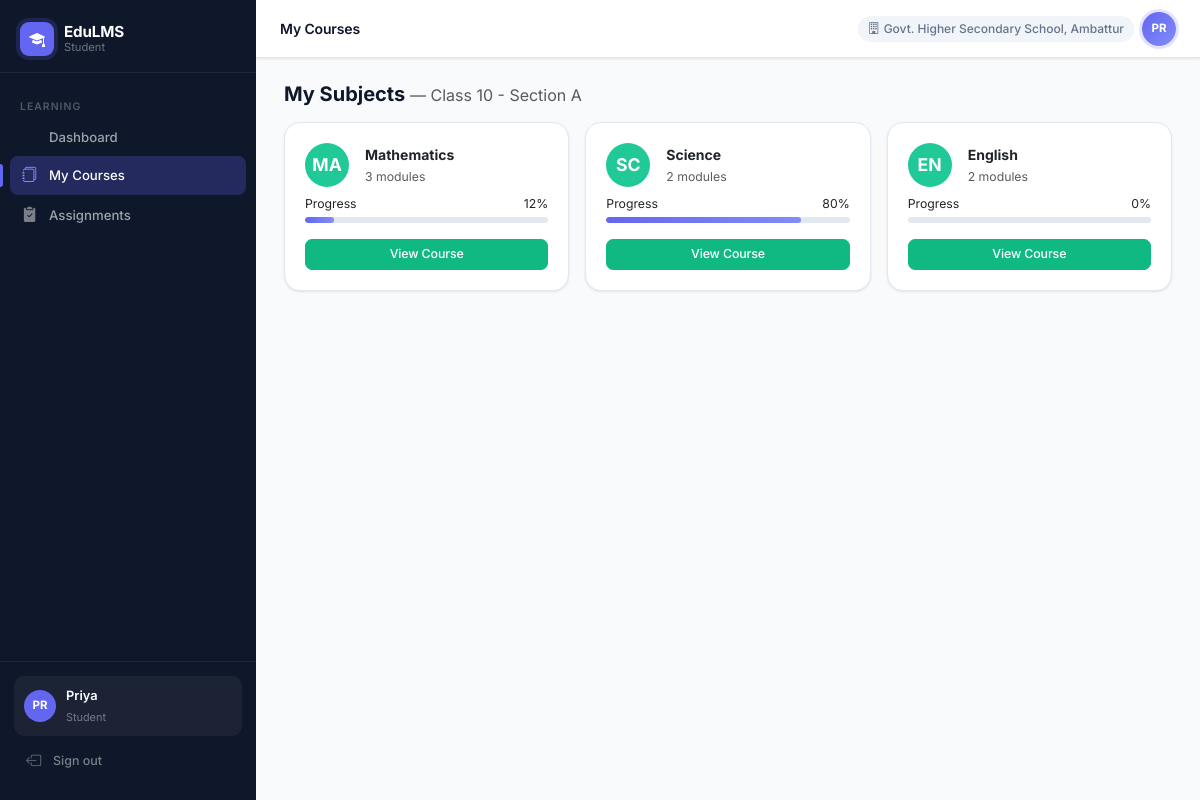
Page /student/courses (signed in) on the committed database.
### app/models/user.py (models this page shows, shortened)
class User(UserMixin, db.Model):
    __tablename__ = 'users'
    id = db.Column(db.Integer, primary_key=True)
    username = db.Column(db.String(80), unique=True, nullable=False)
    password_hash = db.Column(db.String(256), nullable=False)
    full_name = db.Column(db.String(120), nullable=False)
    email = db.Column(db.String(120))
    phone = db.Column(db.String(20))
    role = db.Column(db.String(30), nullable=False)  # super_admin, district_admin, block_admin, school_admin, teacher, student, parent
    district_id = db.Column(db.Integer, db.ForeignKey('districts.id'), nullable=True)
    block_id = db.Column(db.Integer, db.ForeignKey('blocks.id'), nullable=True)
    school_id = db.Column(db.Integer, db.ForeignKey('schools.id'), nullable=True)
    is_active = db.Column(db.Boolean, default=True)
    created_at = db.Column(db.DateTime, default=datetime.utcnow)
    district = db.relationship('District', foreign_keys=[district_id])
    block = db.relationship('Block', foreign_keys=[block_id])
    school = db.relationship('School', foreign_keys=[school_id])

### app/models/hierarchy.py (models this page shows)
class School(db.Model):
    __tablename__ = 'schools'
    id = db.Column(db.Integer, primary_key=True)
    name = db.Column(db.String(120), nullable=False)
    block_id = db.Column(db.Integer, db.ForeignKey('blocks.id'), nullable=False)
    district_id = db.Column(db.Integer, db.ForeignKey('districts.id'), nullable=False)
    is_active = db.Column(db.Boolean, default=True)
    created_at = db.Column(db.DateTime, default=datetime.utcnow)

### app/models/academic.py (models this page shows)
class Class(db.Model):
    __tablename__ = 'classes'
    id = db.Column(db.Integer, primary_key=True)
    name = db.Column(db.String(100), nullable=False)
    academic_year = db.Column(db.String(20), nullable=False, default='2024-25')
    school_id = db.Column(db.Integer, db.ForeignKey('schools.id'), nullable=False)
    block_id = db.Column(db.Integer, db.ForeignKey('blocks.id'), nullable=False)
    district_id = db.Column(db.Integer, db.ForeignKey('districts.id'), nullable=False)
    is_active = db.Column(db.Boolean, default=True)
    school = db.relationship('School', backref='classes')
    subjects = db.relationship('Subject', backref='class_ref', lazy=True)

class Subject(db.Model):
    __tablename__ = 'subjects'
    id = db.Column(db.Integer, primary_key=True)
    name = db.Column(db.String(100), nullable=False)
    class_id = db.Column(db.Integer, db.ForeignKey('classes.id'), nullable=False)
    school_id = db.Column(db.Integer, db.ForeignKey('schools.id'), nullable=False)
    block_id = db.Column(db.Integer, db.ForeignKey('blocks.id'), nullable=False)
    district_id = db.Column(db.Integer, db.ForeignKey('districts.id'), nullable=False)
    is_active = db.Column(db.Boolean, default=True)
    modules = db.relationship('Module', backref='subject', lazy=True, order_by='Module.order')

### app/routes/student.py (the view)
@student_bp.route('/courses')
@login_required
@require_role('student')
def courses():
    cls = get_student_class()
    subjects = Subject.query.filter_by(class_id=cls.id, is_active=True).all() if cls else []
    progress_data = {s.id: get_course_progress(current_user.id, s.id) for s in subjects}
    return render_template('student/courses.html', subjects=subjects, progress_data=progress_data, cls=cls)

### app/models/user.py (called while the page is built)
@login_manager.user_loader
def load_user(user_id):
    return User.query.get(int(user_id))

### app/routes/student.py (called while the page is built)
def get_student_class():
    sc = StudentClass.query.filter_by(student_id=current_user.id).first()
    return sc.class_ref if sc else None

### app/services/rbac.py (called while the page is built)
def require_role(*roles):
    def decorator(f):
        @wraps(f)
        def decorated_function(*args, **kwargs):
            if not current_user.is_authenticated:
                return redirect(url_for('auth.login'))
            if current_user.role not in roles:
                abort(403)
            return f(*args, **kwargs)
        return decorated_function
    return decorator

### app/templates/student/courses.html (shortened to what this page needs)
{% extends "base.html" %}
{% block page_title %}My Courses{% endblock %}
{% block content %}
<h5 class="fw-bold mb-3">My Subjects {% if cls %}<small class="text-muted fw-normal fs-6">— {{ cls.name }}</small>{% endif %}</h5>
<div class="row g-3">
{% for s in subjects %}
<div class="col-md-4">
    <div class="card h-100">
        <div class="card-body">
            <div class="d-flex align-items-center mb-2">
                <div class="rounded-circle me-3 d-flex align-items-center justify-content-center text-white fw-bold" style="width:44px;height:44px;background:#20c997;font-size:1.1rem;">{{ s.name[:2].upper() }}</div>
                <div>
                    <div class="fw-bold">{{ s.name }}</div>
                    <small class="text-muted">{{ s.modules|selectattr('is_active')|list|length }} modules</small>
                </div>
            </div>
            {% set prog = progress_data.get(s.id, 0) %}
            <div class="d-flex justify-content-between mb-1 small"><span>Progress</span><span>{{ prog }}%</span></div>
            <div class="progress mb-3" style="height:6px"><div class="progress-bar bg-success" style="width:{{ prog }}%"></div></div>
            <a href="{{ url_for('student.course_detail', subject_id=s.id) }}" class="btn btn-success btn-sm w-100">View Course</a>
        </div>
    </div>
</div>
{% else %}
<div class="col-12"><div class="card"><div class="card-body text-center text-muted py-5">
    <i class="bi bi-journals fs-1 d-block mb-2"></i>No subjects enrolled yet.
</div></div></div>
{% endfor %}
</div>
{% endblock %}

### app/templates/base.html (shortened to what this page needs)
<!DOCTYPE html>
<html lang="en">
<head>
    <link href="https://cdn.jsdelivr.net/npm/bootstrap@5.3.2/dist/css/bootstrap.min.css" rel="stylesheet">
    <link href="https://cdn.jsdelivr.net/npm/bootstrap-icons@1.11.3/font/bootstrap-icons.css" rel="stylesheet">
</head>
<body>
{% if current_user.is_authenticated %}
<nav id="sidebar">
    <div class="sidebar-brand">
        <div class="sidebar-brand-icon"><i class="bi bi-mortarboard-fill"></i></div>
        <div class="sidebar-brand-text">
            <strong>EduLMS</strong>
            <span>{{ current_user.role.replace('_',' ').title() }}</span>
        </div>
    </div>
    <div class="sidebar-nav">
    {% if current_user.role in ['super_admin','district_admin','block_admin','school_admin'] %}
        <div class="nav-section">Administration</div>
        <a href="{{ url_for('admin.dashboard') }}" class="nav-link {% if request.endpoint == 'admin.dashboard' %}active{% endif %}">
            <i class="bi bi-squares"></i> Dashboard
        </a>
        {% if current_user.role == 'super_admin' %}
        <a href="{{ url_for('admin.districts') }}" class="nav-link {% if request.endpoint == 'admin.districts' %}active{% endif %}">
            <i class="bi bi-map"></i> Districts
        </a>
        <a href="{{ url_for('admin.blocks') }}" class="nav-link {% if request.endpoint == 'admin.blocks' %}active{% endif %}">
            <i class="bi bi-geo-alt"></i> Blocks
        </a>
        {% endif %}
        {% if current_user.role in ['super_admin','district_admin','block_admin'] %}
        <a href="{{ url_for('admin.schools') }}" class="nav-link {% if request.endpoint == 'admin.schools' %}active{% endif %}">
            <i class="bi bi-building-fill"></i> Schools
        </a>
        {% endif %}
        <a href="{{ url_for('admin.users') }}" class="nav-link {% if request.endpoint == 'admin.users' %}active{% endif %}">
            <i class="bi bi-people-fill"></i> Users
        </a>
        <a href="{{ url_for('admin.classes') }}" class="nav-link {% if request.endpoint == 'admin.classes' %}active{% endif %}">
            <i class="bi bi-collection-fill"></i> Classes
        </a>
        <a href="{{ url_for('admin.subjects') }}" class="nav-link {% if request.endpoint == 'admin.subjects' %}active{% endif %}">
            <i class="bi bi-book-fill"></i> Subjects
        </a>
    {% elif current_user.role == 'student' %}
        <div class="nav-section">Learning</div>
        <a href="{{ url_for('student.dashboard') }}" class="nav-link {% if request.endpoint == 'student.dashboard' %}active{% endif %}">
             Dashboard
        </a>
        <a href="{{ url_for('student.courses') }}" class="nav-link {% if request.endpoint and 'course' in request.endpoint %}active{% endif %}">
            <i class="bi bi-journals"></i> My Courses
        </a>
        <a href="{{ url_for('student.assignments') }}" class="nav-link {% if request.endpoint and 'assignment' in request.endpoint %}active{% endif %}">
            <i class="bi bi-clipboard2-check-fill"></i> Assignments
        </a>
    {% endif %}
    </div>
    <div class="sidebar-footer">
        <div class="sidebar-user">
            <div class="sidebar-avatar">{{ current_user.full_name[:2].upper() }}</div>
            <div class="sidebar-user-info">
                <strong>{{ current_user.full_name.split()[0] }}</strong>
                <span>{{ current_user.role.replace('_',' ').title() }}</span>
            </div>
        </div>
        <a href="{{ url_for('auth.logout') }}" class="nav-link" style="color:rgba(255,255,255,.45);font-size:.78rem;">
            <i class="bi bi-box-arrow-left"></i> Sign out
        </a>
    </div>
</nav>
<div id="main">
    <div id="topbar">
        <div class="d-flex align-items-center gap-3">
            <span class="topbar-title">{% block page_title %}{% endblock %}</span>
        </div>
        <div class="d-flex align-items-center gap-2">
            {% if current_user.school %}
            <span class="topbar-school d-none d-md-block">
                <i class="bi bi-building me-1"></i>{{ current_user.school.name }}
            </span>
            {% endif %}
            <div class="topbar-avatar">{{ current_user.full_name[:2].upper() }}</div>
        </div>
    </div>
    <div class="page-content">
        {% block content %}{% endblock %}
    </div>
</div>
{% else %}
{% block auth_content %}{% endblock %}
{% endif %}
</body>
</html>

### rows in the picture
User: role.replace "Student", full_name "PR", full_name "Priya"
School: school.name "Govt. Higher Secondary School, Ambattur"
Class: name "Class 10 - Section A"
Subject: name "MA", name "Mathematics", modules|selectattr "3", prog "12"
Subject: name "SC", name "Science", modules|selectattr "2", prog "80"
Subject: name "EN", name "English", modules|selectattr "2", prog "0"
